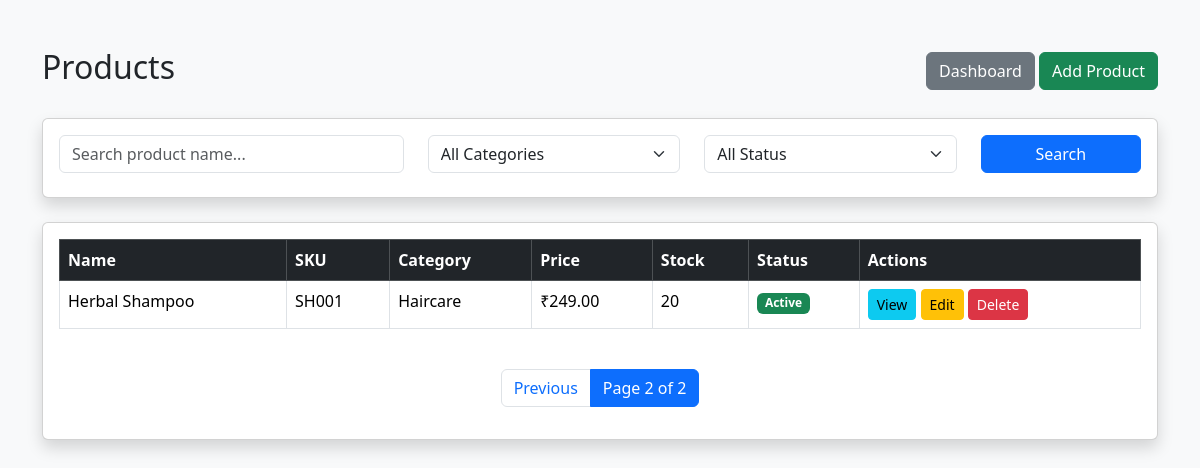
Page /products/?page=2 (signed in) on the committed database.
### store/models.py (models this page shows, shortened)
class Product(models.Model):
    name = models.CharField(max_length=150)
    sku = models.CharField(max_length=50, unique=True)
    category = models.ForeignKey(
        Category,
        on_delete=models.PROTECT,
        related_name="products"
    )
    price = models.DecimalField(max_digits=10, decimal_places=2)
    stock = models.PositiveIntegerField(default=0)
    image = models.ImageField(upload_to="products/", blank=True, null=True)
    description = models.TextField(blank=True)
    status = models.BooleanField(default=True)
    created_at = models.DateTimeField(auto_now_add=True)
    updated_at = models.DateTimeField(auto_now=True)

class Category(models.Model):
    name = models.CharField(max_length=100, unique=True)

### store/views.py (the view)
# urls.py: path("products/", views.product_list, name="product_list"),
@login_required
def product_list(request):
    products = Product.objects.all().order_by("-created_at")
    search = request.GET.get("search", "")
    category = request.GET.get("category", "")
    status = request.GET.get("status", "")
    if search:
        products = products.filter(
            name__icontains=search
        )
    if category:
        products = products.filter(
            category_id=category
        )
    if status == "active":
        products = products.filter(
            status=True
        )
    elif status == "inactive":
        products = products.filter(
            status=False
        )
    paginator = Paginator(products, 5)
    page_number = request.GET.get("page")
    products = paginator.get_page(page_number)
    categories = Category.objects.all()
    context = {
        "products": products,
        "categories": categories,
        "search": search,
        "selected_category": category,
        "selected_status": status,
    }
    return render(
        request,
        "product_list.html",
        context
    )

### templates/product_list.html (shortened to what this page needs)
<!DOCTYPE html>
<html lang="en">
<head>
    <link
        href="https://cdn.jsdelivr.net/npm/bootstrap@5.3.3/dist/css/bootstrap.min.css"
        rel="stylesheet"
    >
</head>
<body class="bg-light">
<div class="container mt-5">
    <div class="d-flex justify-content-between align-items-center mb-4">
        <h2>Products</h2>
        <div>
            <a href="{% url 'dashboard' %}"
               class="btn btn-secondary">
                Dashboard
            </a>
            <a href="{% url 'product_create' %}"
               class="btn btn-success">
                Add Product
            </a>
        </div>
    </div>
    <div class="card shadow mb-4">
        <div class="card-body">
            <form method="GET">
                <div class="row">
                    <div class="col-md-4 mb-2">
                        <input
                            type="text"
                            name="search"
                            class="form-control"
                            placeholder="Search product name..."
                            value="{{ search }}"
                        >
                    </div>
                    <div class="col-md-3 mb-2">
                        <select name="category"
                                class="form-select">
                            <option value="">
                                All Categories
                            </option>
                        </select>
                    </div>
                    <div class="col-md-3 mb-2">
                        <select name="status"
                                class="form-select">
                            <option value="">
                                All Status
                            </option>
                        </select>
                    </div>
                    <div class="col-md-2 mb-2">
                        <button
                            type="submit"
                            class="btn btn-primary w-100"
                        >
                            Search
                        </button>
                    </div>
                </div>
            </form>
        </div>
    </div>
    <div class="card shadow">
        <div class="card-body">
            {% if products %}
            <div class="table-responsive">
                <table class="table table-bordered table-hover">
                    <thead class="table-dark">
                        <tr>
                            <th>Name</th>
                            <th>SKU</th>
                            <th>Category</th>
                            <th>Price</th>
                            <th>Stock</th>
                            <th>Status</th>
                            <th>Actions</th>
                        </tr>
                    </thead>
                    <tbody>
                        {% for product in products %}
                        <tr>
                            <td>
                                {{ product.name }}
                            </td>
                            <td>
                                {{ product.sku }}
                            </td>
                            <td>
                                {{ product.category.name }}
                            </td>
                            <td>
                                ₹{{ product.price }}
                            </td>
                            <td>
                                {% if product.stock <= 5 %}
                                    <span class="text-danger fw-bold">
                                        {{ product.stock }}
                                        - Low Stock
                                    </span>
                                {% else %}
                                    {{ product.stock }}
                                {% endif %}
                            </td>
                            <td>
                                {% if product.status %}
                                    <span class="badge bg-success">
                                        Active
                                    </span>
                                {% else %}
                                    <span class="badge bg-danger">
                                        Inactive
                                    </span>
                                {% endif %}
                            </td>
                            <td>
                                <a
                                    href="{% url 'product_detail' product.id %}"
                                    class="btn btn-info btn-sm"
                                >
                                    View
                                </a>
                                <a
                                    href="{% url 'product_edit' product.id %}"
                                    class="btn btn-warning btn-sm"
                                >
                                    Edit
                                </a>
                                <a
                                    href="{% url 'product_delete' product.id %}"
                                    class="btn btn-danger btn-sm"
                                >
                                    Delete
                                </a>
                            </td>
                        </tr>
                        {% endfor %}
                    </tbody>
                </table>
            </div>
            <nav class="mt-4">
                <ul class="pagination justify-content-center">
                    {% if products.has_previous %}
                        <li class="page-item">
                            <a
                                class="page-link"
                                href="?page={{ products.previous_page_number }}"
                            >
                                Previous
                            </a>
                        </li>
                    {% endif %}
                    <li class="page-item active">
                        <span class="page-link">
                            Page {{ products.number }}
                            of {{ products.paginator.num_pages }}
                        </span>
                    </li>
                </ul>
            </nav>
            {% endif %}
        </div>
    </div>
</div>
</body>
</html>

### rows in the picture
Product: name "Herbal Shampoo", sku "SH001", category.name "Haircare", price "249.00", stock "20", status "Active"

### other values in the picture
{{ products.number }} "2"
{{ products.paginator.num_pages }} "2"
